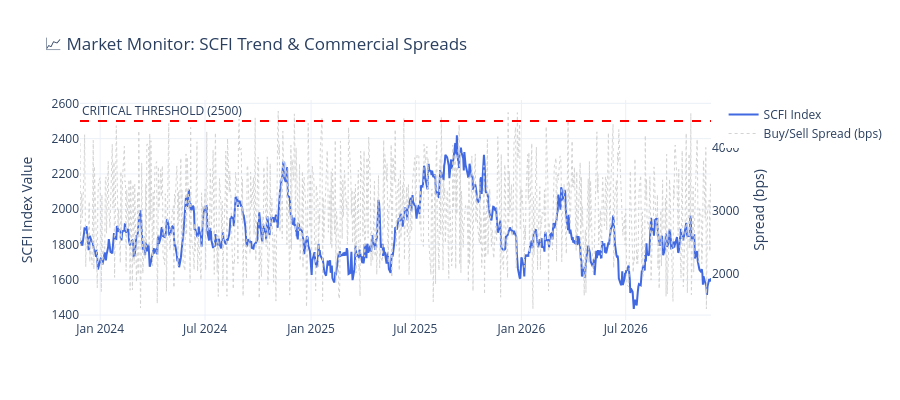

This figure's notebook cell:
### Code cell
# --- Chart 1: SCFI Trend with Risk Thresholds ---
fig_scfi = go.Figure()

# Add SCFI Line
fig_scfi.add_trace(go.Scatter(
    x=df_freight['Date'], y=df_freight['SCFI'],
    mode='lines', name='SCFI Index',
    line=dict(color='royalblue', width=2)
))

# Add Buy/Sell Spread as a shaded area (Secondary Y-axis)
fig_scfi.add_trace(go.Scatter(
    x=df_freight['Date'], y=df_freight['Spread_bps'],
    mode='lines', name='Buy/Sell Spread (bps)',
    line=dict(color='lightgray', width=1, dash='dot'),
    yaxis='y2'
))

# Add Risk Threshold Line (e.g., SCFI > 2500 is danger zone)
fig_scfi.add_hline(y=2500, line_dash="dash", line_color="red", 
                   annotation_text="CRITICAL THRESHOLD (2500)", annotation_position="top left")

fig_scfi.update_layout(
    title="📈 Market Monitor: SCFI Trend & Commercial Spreads",
    yaxis_title="SCFI Index Value",
    yaxis2=dict(title="Spread (bps)", overlaying="y", side="right", showgrid=False),
    template="plotly_white",
    height=400
)

fig_scfi.show()

### Figure 1 — Plotly figure (JSON) as saved in the notebook; plotly's stock layout.template omitted (floating-point values rounded to 4 significant figures; data arrays with more than 128 entries replaced by an {"elided": "..."} marker saying what was removed)
{"data": [{"line": {"color": "royalblue", "width": 2}, "mode": "lines", "name": "SCFI Index", "type": "scatter", "x": {"elided": "784 str values"}, "y": {"elided": "784 float values"}}, {"line": {"color": "lightgray", "dash": "dot", "width": 1}, "mode": "lines", "name": "Buy/Sell Spread (bps)", "type": "scatter", "x": {"elided": "784 str values"}, "y": {"elided": "784 float values"}, "yaxis": "y2"}], "layout": {"annotations": [{"showarrow": false, "text": "CRITICAL THRESHOLD (2500)", "x": 0, "xanchor": "left", "xref": "x domain", "y": 2500, "yanchor": "bottom", "yref": "y"}], "height": 400, "shapes": [{"line": {"color": "red", "dash": "dash"}, "type": "line", "x0": 0, "x1": 1, "xref": "x domain", "y0": 2500, "y1": 2500, "yref": "y"}], "title": {"text": "📈 Market Monitor: SCFI Trend & Commercial Spreads"}, "yaxis": {"title": {"text": "SCFI Index Value"}}, "yaxis2": {"overlaying": "y", "showgrid": false, "side": "right", "title": {"text": "Spread (bps)"}}}}
